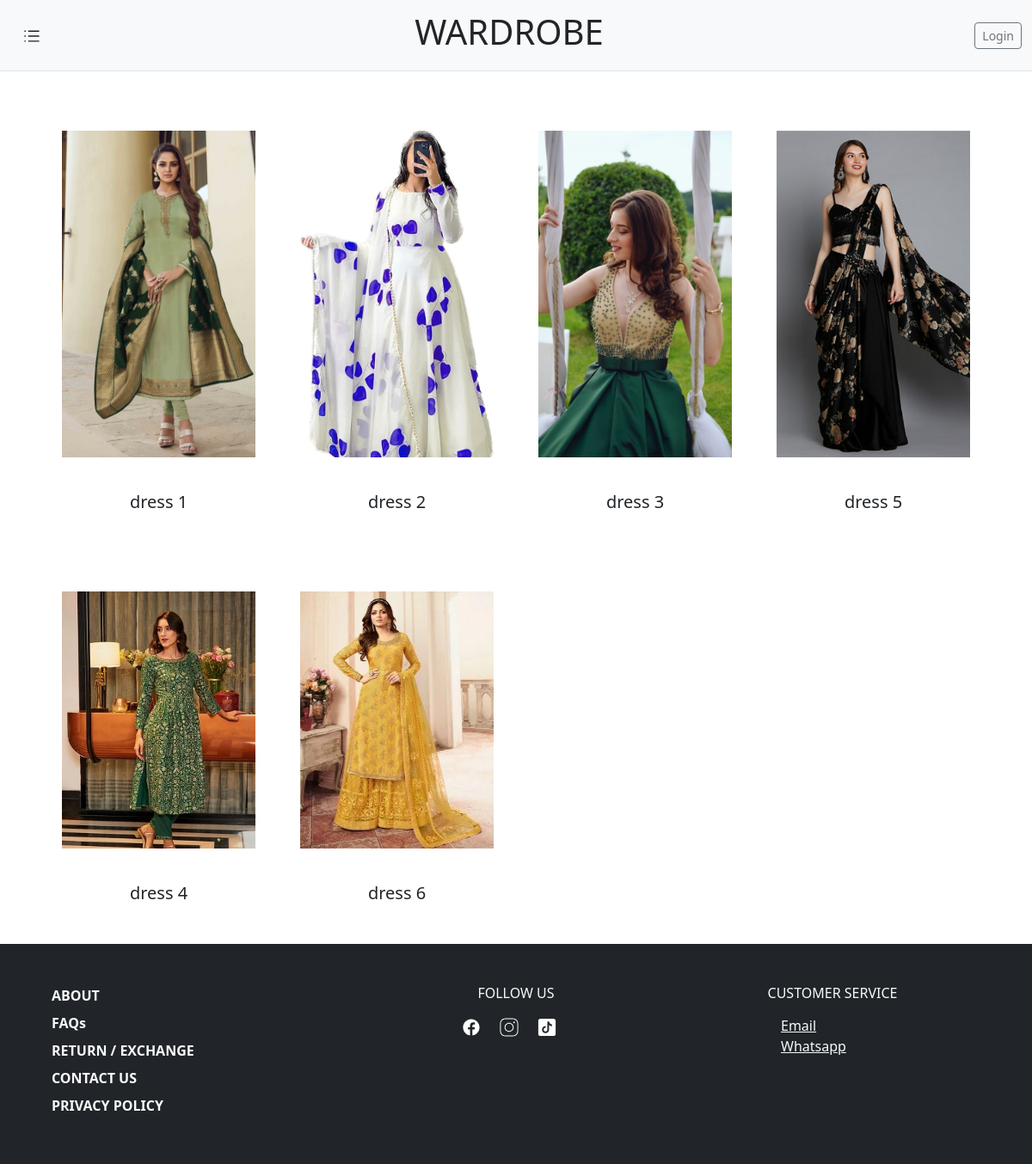
Before: / with the older database file.
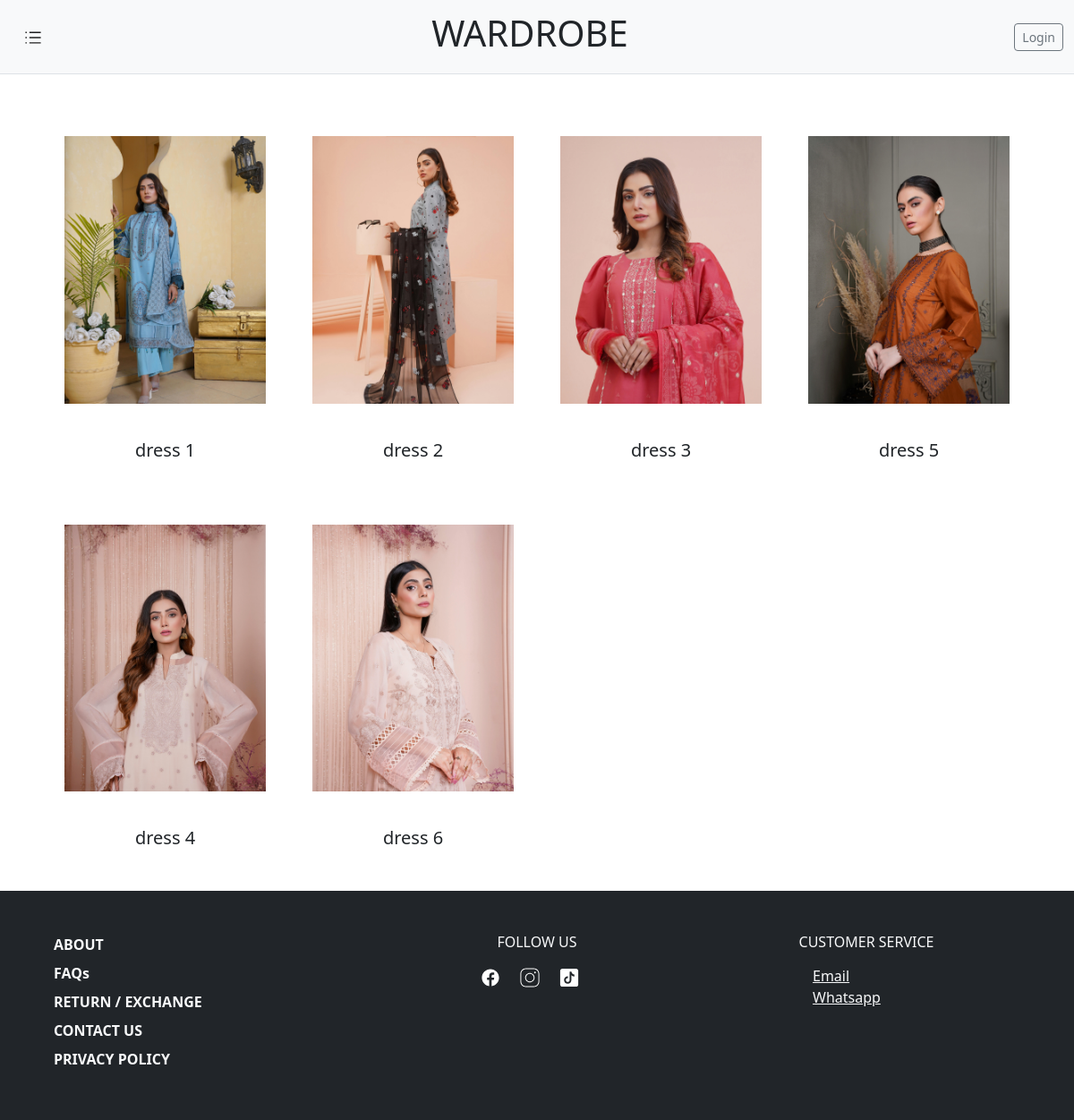
After: the same page with the newer database file.
### home/models.py (models this page shows, shortened)
class Dress(models.Model):
  class Meta:
    verbose_name_plural = "Dresses"
  category = models.ForeignKey(Category, models.CASCADE)
  name = models.CharField(max_length=40)
  Extra_Small = "XS"
  Small = "S"
  Medium = "M"
  Large = "L"
  Extra_Large = "XL"
  Extra_Extra_Large = "XXL"
  choices = {
    (Extra_Small,"Extra Small"),
    (Small,"Small"),
    (Medium,"Medium"),
    (Large,"Large"),
    (Extra_Large,"Extra Large"),
    (Extra_Extra_Large,"Extra Extra Large"),
  }
  size = models.CharField(choices=choices, default=Medium, max_length=4)
  price = models.IntegerField()
  composition = models.CharField(max_length=30)
  stock = models.IntegerField(null=True)
  inStock = models.BooleanField()
  code = models.IntegerField(unique=True)
  description = models.TextField()
  default_image = models.ImageField(unique=True,upload_to="images/default",blank=True)

### home/views.py (the view)
# urls.py: path('', views.index, name='index'),
def index(request):
  dresses = Dress.objects.all()
  context = {'dresses': dresses}
  return render(request, 'home/index.html', context)

### context_util.py (called while the page is built)
def category_context(request):
    return {'category': Category.objects.all()}

### home/templates/home/index.html
{% extends 'home/utility.html' %}
{% block ind %}
  <div class="container-fluid mt-5 px-2 px-md-5">
    <div class="row row-cols-2 row-cols-md-4 gx-1">
      {% for dress in dresses %}
      <div class="col">
        <div class="all-img-height p-md-4 mb-3">
          <img src="{{ dress.default_image.url }}"  loading="lazy" class="dress-all object-fit-cover" alt="Dress">
        </div>
        <div class="text-center">
          <h5 class="">{{ dress.name }}</h5>
        </div>
      </div>
      {% endfor %}
    </div>
  </div>
{% endblock ind %}

### home/templates/home/utility.html (shortened to what this page needs)
{% extends 'home/base.html' %}
{% block content %}
<div class="container-fluid gx-0 gx-md-4">
    <div class="row align-items-center py-3">
    <div class="dropdown col align-items-center order-2 order-md-1">
      <button class="btn btn-sm dropdown-toggle" type="button" id="filterDropdown" data-bs-toggle="dropdown" aria-expanded="false">
      </button>
    </div>
    <div class="col-12 col-md text-center mx-3 order-md-2 mt-3 mb-5 mb-md-2">
      <div id="textCarousel" class="carousel slide" data-bs-ride="carousel">
        <div class="carousel-inner">
          <div class="carousel-item active">
            <small>Welcome to our store! Check out the latest collection.</small>
          </div>
        </div>
      </div>
    </div>
    <div class="col d-flex justify-content-end align-items-center order-3 order-md-3">
      <form class="d-flex ">
        <div class="position-relative">
        </div>
        <button class="btn btn-sm" type="submit">
        </button>
      </form>
    </div>
  </div>
</div>
{% block ind %}
{% endblock ind %}
{% endblock content %}

### home/templates/home/base.html (shortened to what this page needs)
  {% load static %}
<!DOCTYPE html>
<html lang="en">
<head>
  {% load bootstrap5 %}
  {% bootstrap_css %}
</head>
<body>
<nav class="navbar fixed-top bg-light border-bottom ">
  <div class="container-fluid">
      <div class="col">
        <button class="btn" type="button" data-bs-toggle="offcanvas" data-bs-target="#offcanvasSidebar">
          <img src="{% static 'lists_24dp_1F1F1F_FILL0_wght100_GRAD-25_opsz24.svg' %}" alt="">
        </button>
      </div>
      <div class="col d-flex justify-content-center">
        <a class="navbar-brand center" href="{% url 'home:index' %}">
          <h1 class="text-dark">WARDROBE</h1>
        </a>
      </div>
      <div class="col d-flex justify-content-end">
        {% if user.is_authenticated %}
        <a href="">{{user.username}}</a>
        {% else %}
        <a class="btn btn-sm btn-outline-secondary" href="{% url 'user:login' %}">Login</a>
        {% endif %}
      </div>
  </div>
</nav>
{% block content %}
{% endblock content %}
<div class="container-fluid bg-dark">
  <div class="row row-cols-3 p-0 p-md-5 text-light">
    <div class="col">
      <p class="mb-2 fw-bold">ABOUT</p>
      <p class="mb-2 fw-bold">FAQs</p>
      <p class="mb-2 fw-bold">RETURN / EXCHANGE</p>
      <p class="mb-2 fw-bold">CONTACT US</p>
      <p class="mb-2 fw-bold">PRIVACY POLICY</p>
    </div>
    <div class="col text-center" >
      <h6 class="mb-3">FOLLOW US</h6>
        <a href="#"><img class="social-icon me-3" src="{% static 'icons8-facebook.svg' %}" alt="facebook"></a>
        <a href="#"><img class="social-icon me-3" src="{% static 'icons8-instagram.svg' %}" alt="instagram"></a>
        <a href="#"><img class="social-icon me-3" src="{% static 'icons8-tiktok.svg' %}" alt="tiktok"></a>
    </div>
    <div class="col d-flex flex-column align-items-center">
      <h6 class="mb-3">CUSTOMER SERVICE</h6>
      <div class="d-flex flex-column align-items-start w-100" style="max-width: 120px;">
        <a class="text-light" href="">Email</a>
        <a class="text-light" href="">Whatsapp</a>
      </div>
    </div>
  </div>
</div>
</body>
</html>

### home/templates/home/base.html (style rules this page uses)
.navbar { justify-content: space-between; align-items: center; }
.object-fit-cover { width: 100%; height: 100%; object-fit: cover; }
.dress-all { object-position: top; }
.all-img-height { height: 80%; }
@media screen and (min-width: 768px) { .social-icon { width: 2vw; height: 2vw; } }

Changed rows visible on the page:
changed Dress "dress 1": default_image: a different picture
changed Dress "dress 2": default_image: a different picture
changed Dress "dress 3": default_image: a different picture
changed Dress "dress 5": default_image: a different picture
changed Dress "dress 4": default_image: a different picture
changed Dress "dress 6": default_image: a different picture
